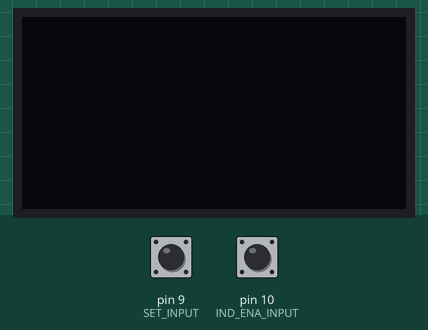
A sketch run on a simulated Arduino Uno, built with avr-gcc and run on an emulated ATmega328P. On the bench: 128×64 one-colour display. The test bench sets the inputs (shaded band); at power-on: pin 9 (SET_INPUT) HIGH, pin 10 (IND_ENA_INPUT) HIGH. The local clock reads 2024-03-15 10:24:30 at power-on unless the sketch sets it; what the sketch prints to the serial monitor is not drawn.

Above: at 2.2 s.
2.3 s: pin 9 (SET_INPUT) pulled LOW for 1 s
At 2.55 s:
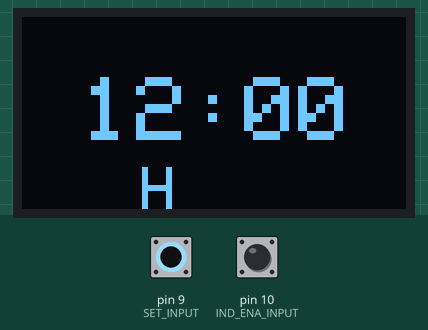
4.8 s: pin 9 (SET_INPUT) pulled LOW for 0.15 s
6.4 s: pin 9 (SET_INPUT) pulled LOW for 3.2 s
At 6.67 s:
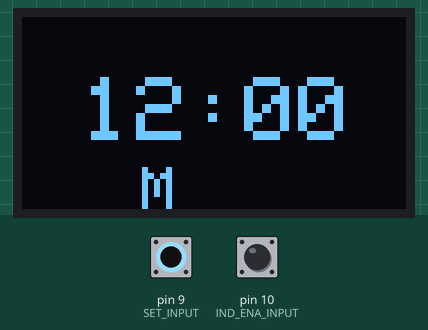
Timing chart, 0 to 9.4 s (numbered marks = the images above; inputs shaded):
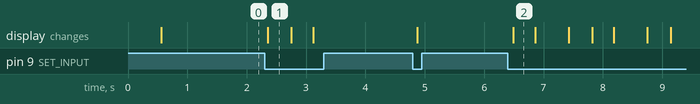

Measured:
- after the input at 2.3 s, the display: changes after 0.06 s (image 1)
- after the input at 6.4 s, the display: changes after 0.09 s (image 2)

The sketch:

Full.ino
```cpp
//Headers
#include <Adafruit_GFX.h> //Graphics library for display
#include <Adafruit_SSD1306.h> //Display library
#include <Wire.h> //For custom i2c
#include <DS3231.h> //Library for RTC IC

//Vars
#define SCREEN_WIDTH 128 //Width of display used
#define SCREEN_HEIGHT 64 //Height of display used
#define WAKE_INPUT 1 //Wake Button Input
#define SET_INPUT 9 //Set Button Input
#define IND_ENA_INPUT 10 //Set Button Input
#define LED_BUILTIN_OUTPUT 8 //Set Button Input

bool awake = false; //Tracks if screen is currently awake
bool setMode = false; //Tracks if watch is currently in SET mode (for setting time)
bool initialized = false; //Tracks if screen initialized properly

Adafruit_SSD1306 display(SCREEN_WIDTH, SCREEN_HEIGHT, &Wire, -1); //Screen
DS3231 myRTC; //RTC IC

//RTC Vars
bool century = false;
bool h12Flag;
bool pmFlag;
byte alarmDay, alarmHour, alarmMinute, alarmSecond, alarmBits;
bool alarmDy, alarmH12Flag, alarmPmFlag;

//Other Watch control variables
byte dispCounter = 0;
int tick = 0;
int parallelTick = 0;
byte setIndex = 0;

byte currentSetHour = 0;
byte currentSetMinute = 0;

//Time (in increments of 10ms) between each uptick in current number
int setMode_increaseTimeCooldown = 5;

//Time (in increments of 10ms) between each index (hour to minute to exiting set mode)
int setMode_switchSetIndexCooldown = 8;

//Pixel offset of displayed data if hour time is double digits
int xDualDecimalHourOffset = -10;

void setup () {
    Serial.begin(57600);
    Wire.begin();

    pinMode(WAKE_INPUT, INPUT_PULLUP);
    pinMode(SET_INPUT, INPUT_PULLUP);
    pinMode(IND_ENA_INPUT, INPUT_PULLUP);
    pinMode(LED_BUILTIN_OUTPUT, INPUT_PULLUP);

    delay(100);

    digitalWrite(LED_BUILTIN_OUTPUT, HIGH);
    delay(100);
    digitalWrite(LED_BUILTIN_OUTPUT, LOW);
    delay(100);
    digitalWrite(LED_BUILTIN_OUTPUT, HIGH);
    delay(100);
    digitalWrite(LED_BUILTIN_OUTPUT, LOW);

    delay(100);

    Serial.println("Initializing...");

    //Check if display has failed to begin
    if(!display.begin(SSD1306_SWITCHCAPVCC, 0x3C)) {
      Serial.println(F("SSD1306 allocation failed"));
      return;
    }
    else{
      //Otherwise display has started correctly
      Serial.println("Initialized.");
      initialized = true;
      Clear();
    }

    delay(500);

    SetClock(12, 0);
    Serial.println("Watch Ready!");
}

//Display info on watch screen
void DisplayText(String text, int x, int y, int size, bool clear = true){
  if (clear){
    display.clearDisplay();
  }
  display.setTextSize(size);
  display.setTextColor(WHITE);
  display.setCursor(x, y);
  display.println(text);
  display.display();
}

//Display time on OLED
void DisplayTime(int x, int y, int size, bool showDots, bool updateDisplay = true){
  display.clearDisplay();
  display.setTextSize(size);
  display.setTextColor(WHITE);

  if (myRTC.getHour(h12Flag, pmFlag) > 12){
    //Check if double digit hour, if so, move cursor X to the left some more
    if (myRTC.getHour(h12Flag, pmFlag)-12>9){
      display.setCursor(x+xDualDecimalHourOffset, y);
    }
    else{
      display.setCursor(x, y);
    }
  }
  else{
    if (myRTC.getHour(h12Flag, pmFlag) > 9){
      display.setCursor(x+xDualDecimalHourOffset, y);
    }
    else{
      display.setCursor(x, y);
    }
  }

  if (myRTC.getHour(h12Flag, pmFlag) > 12){
    display.print(myRTC.getHour(h12Flag, pmFlag)-12, DEC);
  }
  else{
    display.print(myRTC.getHour(h12Flag, pmFlag), DEC);
  }
  if (showDots){
    display.print(":");
  }
  else{
    display.print(" ");
  }
  if (myRTC.getMinute() < 10){
    display.print("0");
    display.println(myRTC.getMinute(), DEC);
  }
  else{
    display.println(myRTC.getMinute(), DEC);
  }

  if (!updateDisplay) { return; }
  display.display();
}

void loop () {
  delay(10); //10 ms delay per tick
  tick++;
  bool isDebugMode = false;

  if (digitalRead(IND_ENA_INPUT) == LOW){
    isDebugMode=true;
  }
  else{
    isDebugMode=false;
  }

  if (!isDebugMode){
    digitalWrite(LED_BUILTIN_OUTPUT, LOW);
  }

  if (digitalRead(SET_INPUT) == LOW && !setMode){
    setMode = true;
    setIndex = 0;
    parallelTick = 0;
    tick=0;
    currentSetHour = myRTC.getHour(h12Flag, pmFlag);
    currentSetMinute = myRTC.getMinute();
    return;
  }

  if (setMode){
    DisplayTime(30, 20, 3, true, false);

    int xOffset = 0;

    if (myRTC.getHour(h12Flag, pmFlag) > 12){
      //Check if double digit hour, if so, move cursor X to the left some more
      if (myRTC.getHour(h12Flag, pmFlag)-12>9){
        xOffset+=xDualDecimalHourOffset;
      }
    }
    else{
      if (myRTC.getHour(h12Flag, pmFlag) > 9){
        xOffset+=xDualDecimalHourOffset;
      }
    }

    if (setIndex == 0){
      DisplayText("H", 50+xOffset, 50, 2, false);
    }
    else{
      DisplayText("M", 50+xOffset, 50, 2, false);
    }

    parallelTick++;
    awake = false;
    if (digitalRead(WAKE_INPUT) == LOW && parallelTick >= setMode_increaseTimeCooldown){
      parallelTick = 0;

      //Hour slot
      if (setIndex == 0){
        currentSetHour++;

        if (currentSetHour > 24){
          currentSetHour = 1;
        }

        myRTC.setHour(currentSetHour);
      }

      //Minutes slot
      else if (setIndex == 1){
        currentSetMinute++;

        if (currentSetMinute > 59){
          currentSetMinute = 0;
        }

        myRTC.setMinute(currentSetMinute);
      }
    }

    //If user hits set button again after cooldown
    if (digitalRead(SET_INPUT) == LOW && tick >= setMode_switchSetIndexCooldown){
      tick=0;
      setIndex++;

      //Exit set mode
      if (setIndex >= 2){
        tick = 0;
        Clear();
        setMode = false;
        delay(500);
        return;
      }
    }
  }

  if (setMode){
    return;
  }

  if (!awake && digitalRead(WAKE_INPUT) == LOW){
    dispCounter = 0;
    awake = true;
  }
  else if (!awake){
    Clear();
    return;
  }
  else if (awake){
    if (dispCounter >= 10){
      awake = false;
      dispCounter = 0;
      Clear();
      return;
    }
  }

  if (tick < 50){
    return;
  }
  tick=0;

  if (dispCounter % 2 == 0){
    DisplayTime(30, 20, 3, true);
  }
  else{
    DisplayTime(30, 20, 3, false);
  }
  dispCounter++;
  if (dispCounter >= 200){
    dispCounter=0;
  }
  if (myRTC.getHour(h12Flag, pmFlag) > 12){
    Serial.print(myRTC.getHour(h12Flag, pmFlag)-12, DEC);
  }
  else{
    Serial.print(myRTC.getHour(h12Flag, pmFlag), DEC);
  }
  Serial.print(":");
  Serial.print(myRTC.getMinute(), DEC);
  Serial.print(":");
  Serial.print(myRTC.getSecond(), DEC);

  // Add AM/PM indicator
  if (h12Flag) {
    if (pmFlag) {
      Serial.print(" PM ");
    } else {
      Serial.print(" AM ");
    }
  } else {
    Serial.println(" 24h");
  }
}

//Set current clock hour and minute
void SetClock(byte hour, byte minute){
    myRTC.setClockMode(false);  // set to 24h

    myRTC.setYear(0);
    myRTC.setMonth(0);
    myRTC.setDate(0);
    myRTC.setDoW(0);
    myRTC.setHour(hour);
    myRTC.setMinute(minute);
    myRTC.setSecond(0);
}

//Clear watch screen
void Clear(){
  display.clearDisplay();
  display.display();
}
```
